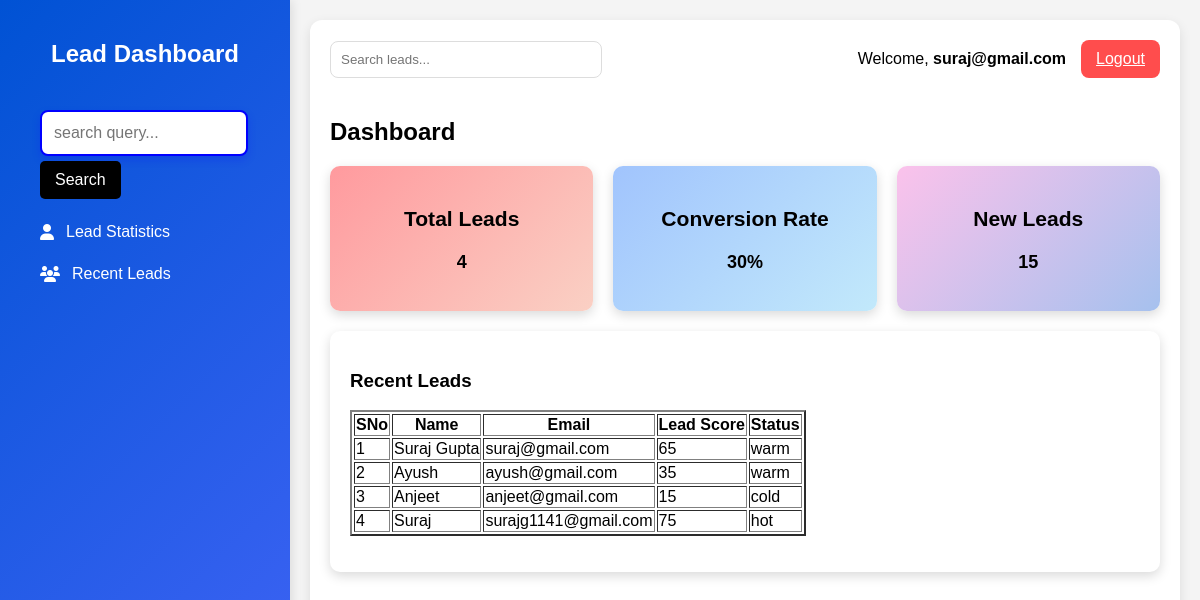
Page /dashboard (signed in) on the earlier database version.
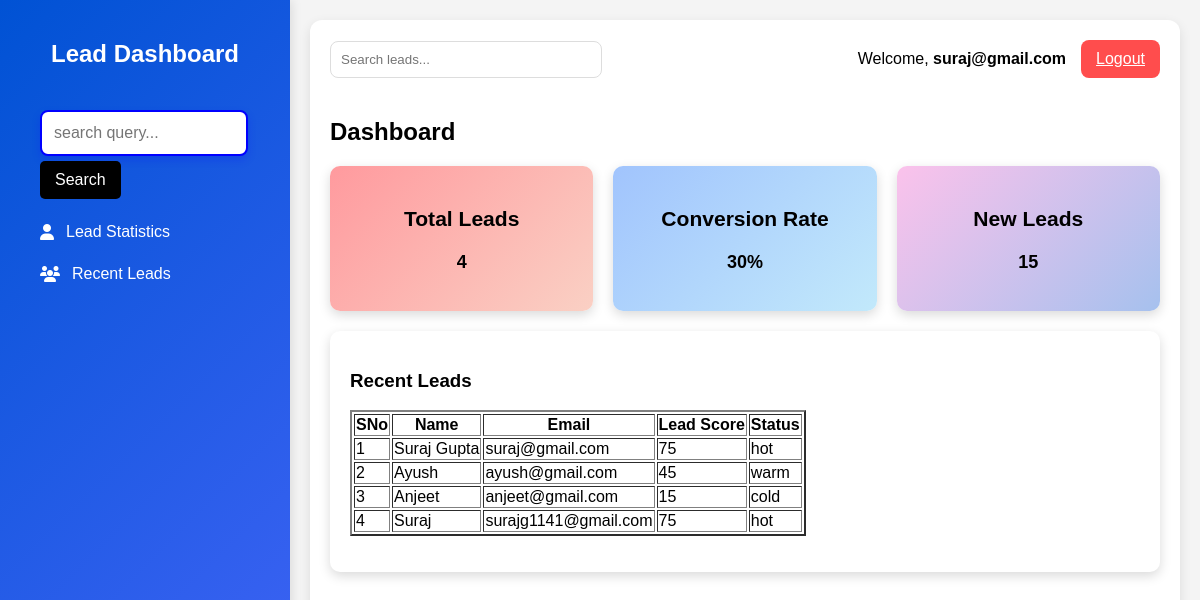
Same page on the later database version.
### main.py (models this page shows, shortened)
class User(db.Model):
    __bind_key__ = 'db1'  # Uses user.db
    id           = db.Column(db.Integer, primary_key=True)
    name         = db.Column(db.String(100), nullable=False)
    email        = db.Column(db.String(100), unique=True)
    password     = db.Column(db.String(8))
    lead_score   = db.Column(db.Integer, nullable=False)
    status       = db.Column(db.String(10), nullable=False)

### main.py (the view, shortened to what this page needs)
@app.route('/dashboard', methods=['GET', 'POST'])
def dashboard():
    if session['email']:
        user = User.query.filter_by(email = session['email']).first()
        all_leads = User.query.all()
        count = 0
        for lead in all_leads:
            count += 1
        return render_template('dashboard.html', all_leads=all_leads, user=user, count = count)
    return redirect('/login')

### templates/dashboard.html (shortened to what this page needs)
<!DOCTYPE html>
<html lang="en">
<head>
    <link rel="stylesheet" href="static/style/dashboard.css">
</head>
<body>
    <div class="dashboard">
        <div class="sidebar">
            <h2>Lead Dashboard</h2>
            <div class="menu">
                <div class="menu-item">
                    <form action="/dashboard" method="post">
                        <input type="text" name="query" , id="query" class="search-input" placeholder="search query...">
                        <button type="submit" class="search-button">Search</button>
                    </form>
                </div>
                <div class="menu-item"><i class="fas fa-user"></i> Lead Statistics</div>
                <div class="menu-item"><i class="fas fa-users"></i> Recent Leads</div>
            </div>
        </div>
        <div class="main-content">
            <div class="top-bar">
                <div class="search-bar">
                    <input type="text" placeholder="Search leads...">
                </div>
                <div class="user-info">
                    <span>Welcome, <strong>{{ user.email }}</strong></span>
                    <a href="/login" class="logout-btn">Logout</a>
                </div>
            </div>
            <h2>Dashboard</h2>
            <div class="stats">
                <div class="stat-box">
                    <h3>Total Leads</h3>
                    <p id="total-leads"> {{ count }} </p>
                </div>
                <div class="stat-box" style="background: linear-gradient(135deg, #a1c4fd, #c2e9fb);">
                    <h3>Conversion Rate</h3>
                    <p id="conversion-rate">30%</p>
                </div>
                <div class="stat-box" style="background: linear-gradient(135deg, #fbc2eb, #a6c1ee);">
                    <h3>New Leads</h3>
                    <p id="new-leads">15</p>
                </div>
            </div>
            <div class="recent-leads">
                <h3>Recent Leads</h3>
                <ul class="lead-list" id="lead-list">
                    <div class="container">
                        <div class="table-responsive">
                            <table class="table table-bordered" border="2px">
                                <thead>
                                    <tr>
                                        <th>SNo</th>
                                        <th>Name</th>
                                        <th>Email</th>
                                        <th>Lead Score</th>
                                        <th>Status</th>
                                    </tr>
                                </thead>
                                <tbody>
                                    {% for visitor in all_leads %}
                                    <tr>
                                        <td>{{ loop.index }}</td>
                                        <td>{{ visitor.name }}</td>
                                        <td>{{ visitor.email }}</td>
                                        <td>{{ visitor.lead_score }}</td>
                                        <td>{{ visitor.status }}</td>
                                    </tr>
                                    {% endfor %}
                                </tbody>
                            </table>
                        </div>
                    </div>
                </ul>
            </div>
        </div>
    </div>
</body>
</html>

### static/style/dashboard.css (style rules this page uses)
body { font-family: 'Poppins', sans-serif; margin: 0; padding: 0; background: #f4f4f4; display: flex; }
.dashboard { display: flex; width: 100%; height: 100vh; }
.sidebar { background: linear-gradient(135deg, #0052D4, #4364F7); color: white; padding: 20px; width: 250px; display: flex; flex-direction: column; align-items: center; box-shadow: 2px 0 10px rgba(0, 0, 0, 0.1); }
.sidebar h2 { text-align: center; margin-bottom: 30px; font-size: 24px; font-weight: 600; }
.menu { width: 100%; }
.menu-item { display: flex; align-items: center; padding: 12px 20px; cursor: pointer; border-radius: 8px; transition: background 0.3s; font-size: 16px; }
.menu-item i { margin-right: 12px; }
.main-content { flex-grow: 1; padding: 20px; background: white; border-radius: 12px; box-shadow: 0px 4px 12px rgba(0, 0, 0, 0.1); margin: 20px; display: flex; flex-direction: column; }
.top-bar { display: flex; justify-content: space-between; align-items: center; margin-bottom: 20px; }
.search-bar input { padding: 10px; border: 1px solid #ddd; border-radius: 8px; width: 250px; }
.user-info { display: flex; align-items: center; gap: 15px; }
.logout-btn { background: #ff4d4d; color: white; border: none; padding: 10px 15px; border-radius: 8px; cursor: pointer; transition: background 0.3s; }
.stats { display: flex; justify-content: space-between; gap: 20px; margin-bottom: 20px; }
.stat-box { background: linear-gradient(135deg, #ff9a9e, #fad0c4); padding: 20px; border-radius: 10px; box-shadow: 0px 4px 12px rgba(0, 0, 0, 0.15); text-align: center; width: 30%; transition: transform 0.3s, box-shadow 0.3s; font-size: 18px; font-weight: 600; }
.recent-leads { background: white; padding: 20px; border-radius: 10px; box-shadow: 0px 4px 12px rgba(0, 0, 0, 0.15); }
.lead-list { list-style: none; padding: 0; }
.search-input { width: 180px; padding: 12px; border: 2px solid blue; border-radius: 8px; outline: none; font-size: 16px; transition: 0.3s ease; box-shadow: 0px 4px 8px rgba(0, 0, 255, 0.2); }
.search-button { background: black; color: white; border: none; outline: none; margin-top: 5px; padding: 10px 15px; border-radius: 5px; cursor: pointer; font-size: 16px; transition: 0.3s ease; }

Differences in the rows shown:
changed User "Suraj Gupta": lead_score "65" → "75"; status "warm" → "hot"
changed User "Ayush": lead_score "35" → "45"
